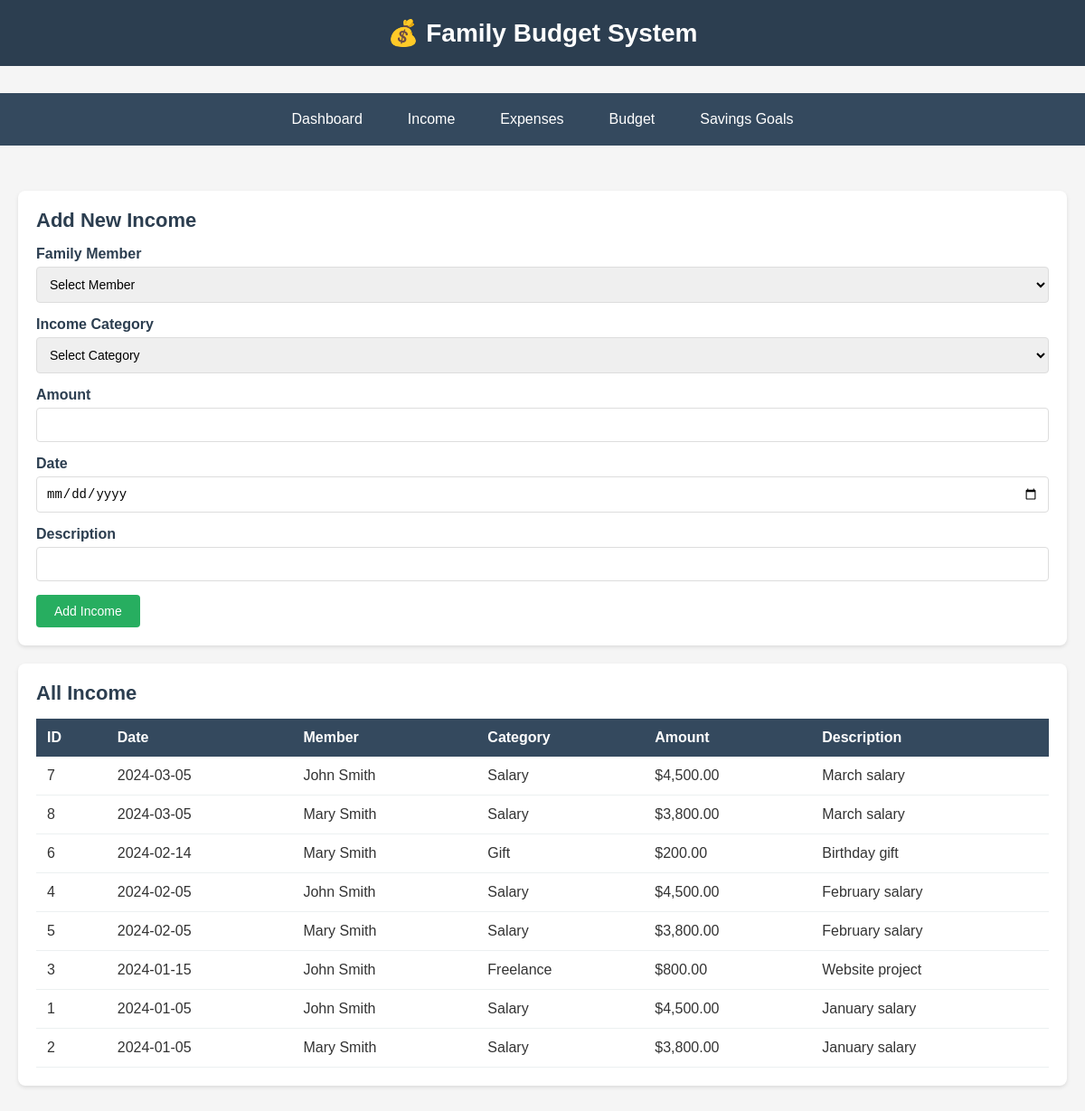
The app's page /pages/income.php with its own data.
### tables this page shows
CREATE TABLE income (
    income_id INT,
    member_id INT,
    income_category_id INT,
    amount DECIMAL(10, 2),
    income_date DATE,
    description VARCHAR(255)
);

CREATE TABLE family_members (
    member_id INT,
    member_name VARCHAR(100),
    relationship VARCHAR(50),
    email VARCHAR(100),
    phone VARCHAR(20)
);

CREATE TABLE income_categories (
    income_category_id INT,
    category_name VARCHAR(100),
    description VARCHAR(255)
);

### pages/income.php (the view, shortened to what this page needs)
<?php
include '../includes/db_connect.php';
$income = mysqli_query($conn, "SELECT i.*, m.member_name, c.category_name
                                FROM income i
                                LEFT JOIN family_members m ON i.member_id = m.member_id
                                LEFT JOIN income_categories c ON i.income_category_id = c.income_category_id
                                ORDER BY i.income_date DESC");
?>
<!DOCTYPE html>
<html>
<head>
    <link rel="stylesheet" href="../css/style.css">
</head>
<body>
    <header>
        <h1>💰 Family Budget System</h1>
    </header>
    <nav>
        <ul>
            <li><a href="../index.php">Dashboard</a></li>
            <li><a href="income.php">Income</a></li>
            <li><a href="expenses.php">Expenses</a></li>
            <li><a href="budget.php">Budget</a></li>
            <li><a href="savings.php">Savings Goals</a></li>
        </ul>
    </nav>
    <div class="container">
        <div class="card">
            <h2>Add New Income</h2>
            <form method="POST">
                <div class="form-group">
                    <label>Family Member</label>
                    <select name="member_id" required>
                        <option value="">Select Member</option>
                    </select>
                </div>
                <div class="form-group">
                    <label>Income Category</label>
                    <select name="income_category_id" required>
                        <option value="">Select Category</option>
                    </select>
                </div>
                <div class="form-group">
                    <label>Amount</label>
                    <input type="number" name="amount" step="0.01" required>
                </div>
                <div class="form-group">
                    <label>Date</label>
                    <input type="date" name="income_date" required>
                </div>
                <div class="form-group">
                    <label>Description</label>
                    <input type="text" name="description">
                </div>
                <button type="submit" class="btn btn-success">Add Income</button>
            </form>
        </div>
        <div class="card">
            <h2>All Income</h2>
            <table>
                <tr>
                    <th>ID</th>
                    <th>Date</th>
                    <th>Member</th>
                    <th>Category</th>
                    <th>Amount</th>
                    <th>Description</th>
                </tr>
                <?php while($row = mysqli_fetch_assoc($income)): ?>
                <tr>
                    <td><?php echo $row['income_id']; ?></td>
                    <td><?php echo $row['income_date']; ?></td>
                    <td><?php echo $row['member_name']; ?></td>
                    <td><?php echo $row['category_name']; ?></td>
                    <td>$<?php echo number_format($row['amount'], 2); ?></td>
                    <td><?php echo $row['description']; ?></td>
                </tr>
                <?php endwhile; ?>
            </table>
        </div>
    </div>
</body>
</html>

### css/style.css (style rules this page uses)
* { margin: 0; padding: 0; box-sizing: border-box; }
body { font-family: Arial, sans-serif; background-color: #f5f5f5; color: #333; }
.container { max-width: 1200px; margin: 0 auto; padding: 20px; }
header { background-color: #2c3e50; color: white; padding: 20px; text-align: center; margin-bottom: 30px; }
header h1 { font-size: 28px; }
nav { background-color: #34495e; padding: 10px; margin-bottom: 30px; }
nav ul { list-style: none; display: flex; gap: 20px; justify-content: center; }
nav a { color: white; text-decoration: none; padding: 10px 15px; display: block; }
.card { background-color: white; padding: 20px; margin-bottom: 20px; border-radius: 8px; box-shadow: 0 2px 4px rgba(0,0,0,0.1); }
.card h2 { color: #2c3e50; margin-bottom: 15px; font-size: 22px; }
table { width: 100%; border-collapse: collapse; background-color: white; }
table th { background-color: #34495e; color: white; padding: 12px; text-align: left; }
table td { padding: 12px; border-bottom: 1px solid #ecf0f1; }
.form-group { margin-bottom: 15px; }
.form-group label { display: block; margin-bottom: 5px; font-weight: bold; color: #2c3e50; }
.form-group input, .form-group select, .form-group textarea { width: 100%; padding: 10px; border: 1px solid #ddd; border-radius: 4px; font-size: 14px; }
.btn { padding: 10px 20px; border: none; border-radius: 4px; cursor: pointer; font-size: 14px; margin-right: 10px; }
.btn-success { background-color: #27ae60; color: white; }

### records on screen
income: income_id "7", income_date "2024-03-05", member.member_name "John Smith", income_category.category_name "Salary", amount "4,500.00", description "March salary"
income: income_id "8", income_date "2024-03-05", member.member_name "Mary Smith", income_category.category_name "Salary", amount "3,800.00", description "March salary"
income: income_id "6", income_date "2024-02-14", member.member_name "Mary Smith", income_category.category_name "Gift", amount "200.00", description "Birthday gift"
income: income_id "4", income_date "2024-02-05", member.member_name "John Smith", income_category.category_name "Salary", amount "4,500.00", description "February salary"
income: income_id "5", income_date "2024-02-05", member.member_name "Mary Smith", income_category.category_name "Salary", amount "3,800.00", description "February salary"
income: income_id "3", income_date "2024-01-15", member.member_name "John Smith", income_category.category_name "Freelance", amount "800.00", description "Website project"
income: income_id "1", income_date "2024-01-05", member.member_name "John Smith", income_category.category_name "Salary", amount "4,500.00", description "January salary"
income: income_id "2", income_date "2024-01-05", member.member_name "Mary Smith", income_category.category_name "Salary", amount "3,800.00", description "January salary"
